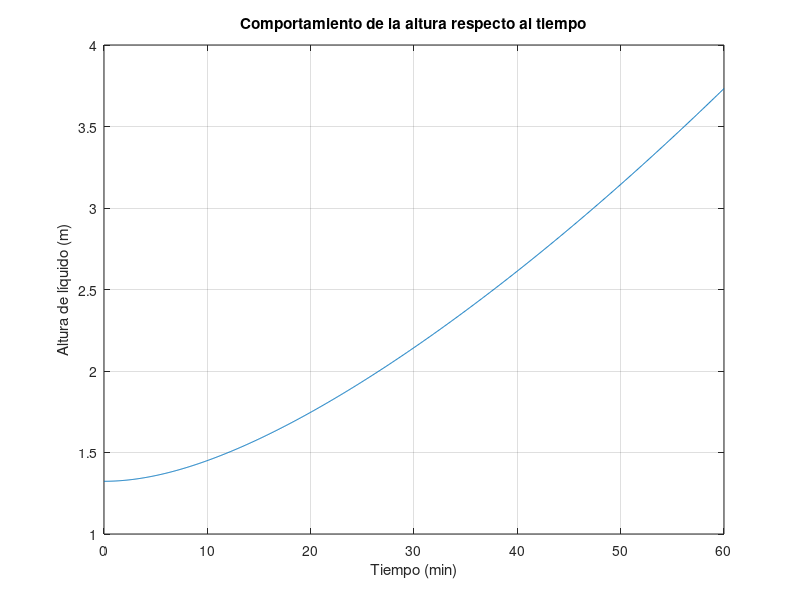

Reproduce this figure in MATLAB.
clear
clc
H=1.8;
Dt=2;
Do=0.05;
At=(pi/4)*Dt^2;
Ao=(pi/4)*Do^2;
h(1)=((0.01/Ao)^2)/(2*9.8);
t(1)=0;
t0=0;
tf=3600;
n=1000;
dt=(tf-t0)/n;
for i=1:n
    tm(i)=t(i)/60;
    Fe(i)=(1.67e-4)*tm(i)+0.01;
    f=(Fe(i)-Ao*sqrt(2*9.8*h(i)))/At;
    h(i+1)=h(i)+dt*f;
    t(i+1)=t(i)+dt;
end
t=t/60;
plot(t,h);
xlabel('Tiempo (min)');
ylabel('Altura de líquido (m)');
title('Comportamiento de la altura respecto al tiempo');
grid
k=1;
while h(k)<H
        k=k+1;
end
disp('El tiempo que tarda en alcanzar la altura fijada es (en min):');
disp(t(k));
